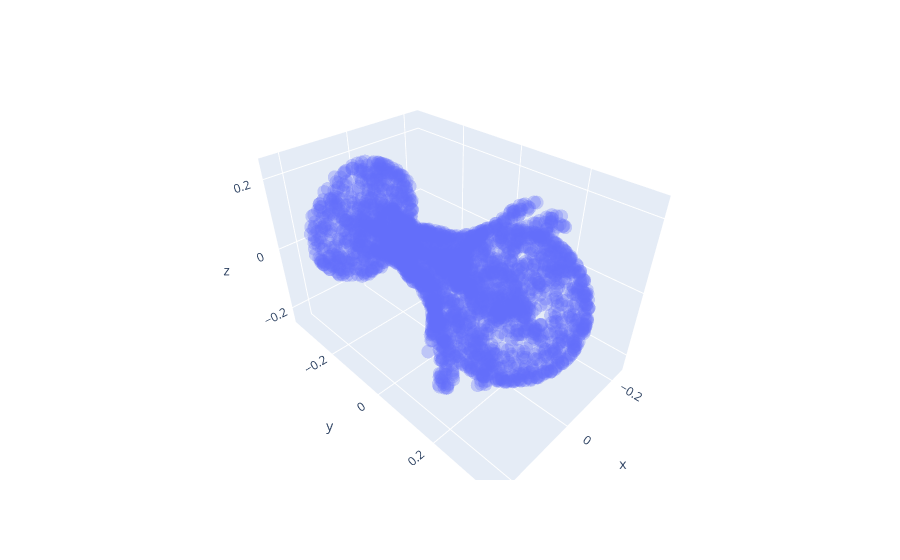

The cell this chart's notebook holds for it:
### Code cell
def plot_3D_shape(input_ptc):
    print("Number of datapoints", input_ptc.x.shape[0])
    x = input_ptc.pos[:,0]
    y = input_ptc.pos[:,1]
    z = input_ptc.pos[:,2]
    fig = px.scatter_3d(x=x,y=y,z=z, opacity=0.3)
    fig.show()

#pick_sample 
sample_idx = 2
plot_3D_shape(dataset[sample_idx])

### Figure 1 — Plotly figure (JSON) as saved in the notebook; plotly's stock layout.template omitted (floating-point values rounded to 4 significant figures; data arrays with more than 128 entries replaced by an {"elided": "..."} marker saying what was removed)
{"data": [{"hovertemplate": "x=%{x}<br>y=%{y}<br>z=%{z}<extra></extra>", "legendgroup": "", "marker": {"color": "#636efa", "opacity": 0.3, "symbol": "circle"}, "mode": "markers", "name": "", "scene": "scene", "showlegend": false, "type": "scatter3d", "x": {"elided": "2807 float values"}, "y": {"elided": "2807 float values"}, "z": {"elided": "2807 float values"}}], "layout": {"legend": {"tracegroupgap": 0}, "margin": {"t": 60}, "scene": {"domain": {"x": [0, 1], "y": [0, 1]}, "xaxis": {"title": {"text": "x"}}, "yaxis": {"title": {"text": "y"}}, "zaxis": {"title": {"text": "z"}}}}}
